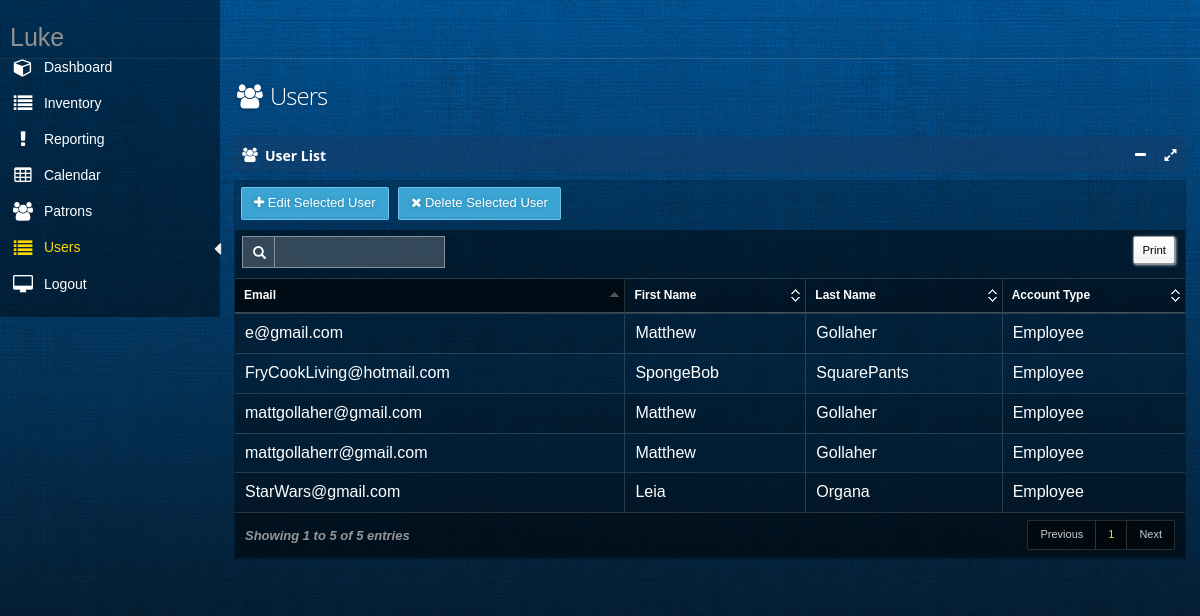
The page /userViewAdmin (signed in) on the database as committed earlier.
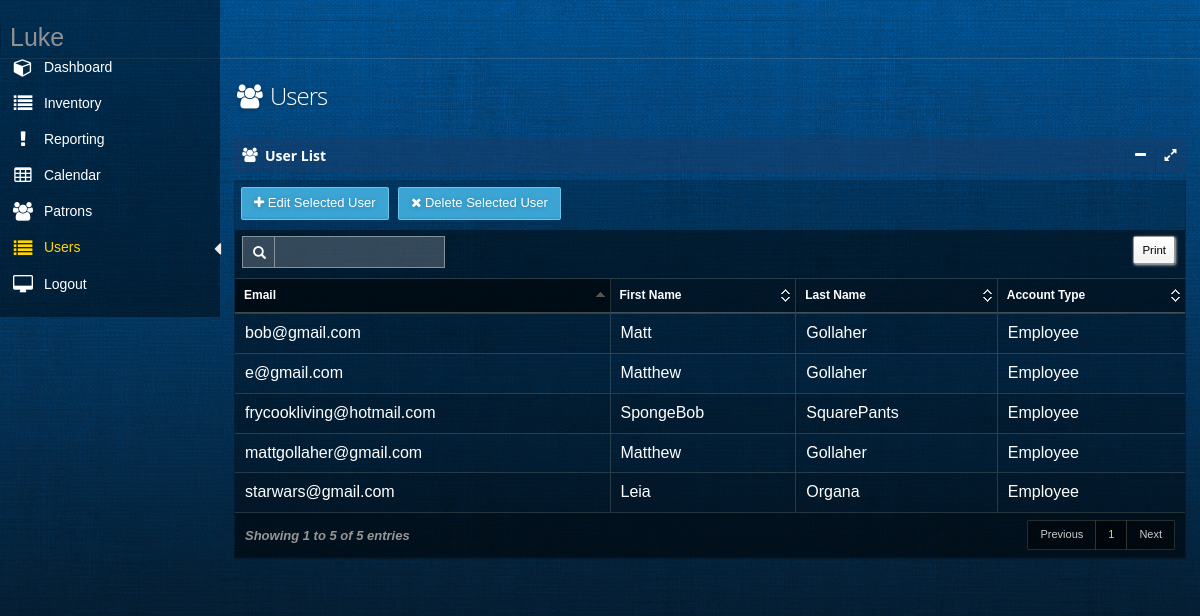
The same page on the database as committed later.
### tables this page shows
CREATE TABLE "User" (
	`Email`	TEXT NOT NULL UNIQUE,
	`Password`	TEXT NOT NULL,
	`AccountType`	TEXT NOT NULL,
	`FirstName`	TEXT NOT NULL,
	`LastName`	TEXT NOT NULL,
	PRIMARY KEY(`Email`)
);

### app.py (the view)
@app.route('/userViewAdmin')
def userViewAdmin():
    logMessage('userViewAdmin')
    return userViewModule.userViewAdmin()

### app.py (called while the page is built)
def logMessage(log):
    currentTime = datetime.now(pytz.timezone('US/Central'))
    with open("debugLog.txt", "a") as logFile:
        print(str(request.environ['REMOTE_ADDR']) + '- {:%Y-%m-%d %H:%M:%S}'.format(datetime.now(pytz.timezone('US/Central'))) + ': ' + str(log) + '\n')
        logFile.write(str(request.environ['REMOTE_ADDR']) + '- {:%Y-%m-%d %H:%M:%S}'.format(datetime.now(pytz.timezone('US/Central'))) + ': ' + str(log) + '\n')

### databaseFunctions.py (called while the page is built)
def getAllEmployeeUserEmails():
    with engine.connect() as connection:
        sqlText = text("SELECT Email FROM User WHERE AccountType = 'Employee' ORDER by LastName, FirstName, Email")
        result = engine.execute(sqlText)
        emails = []
        for row in result:
            emails.append(row[0])
        if not emails:
            return None
        else:
            return emails

def getAllEmployeeUserFirstNames():
    with engine.connect() as connection:
        sqlText = text("SELECT FirstName FROM User WHERE AccountType = 'Employee' ORDER by LastName, FirstName, Email")
        result = engine.execute(sqlText)
        firstNames = []
        for row in result:
            firstNames.append(row[0])
        if not firstNames:
            return None
        else:
            return firstNames

def getAllEmployeeUserLastNames():
    with engine.connect() as connection:
        sqlText = text("SELECT LastName FROM User WHERE AccountType = 'Employee' ORDER by LastName, FirstName, Email")
        result = engine.execute(sqlText)
        lastNames = []
        for row in result:
            lastNames.append(row[0])
        if not lastNames:
            return None
        else:
            return lastNames

def getAllEmployeeUserAccountTypes():
    with engine.connect() as connection:
        sqlText = text("SELECT AccountType FROM User WHERE AccountType = 'Employee' ORDER by LastName, FirstName, Email")
        result = engine.execute(sqlText)
        accountTypes = []
        for row in result:
            accountTypes.append(row[0])
        if not accountTypes:
            return None
        else:
            return accountTypes

### templates/userViewManager.html (shortened to what this page needs)
﻿{% extends "layout.html" %}
{% block body %}
<div id="main" role="main">
    <div id="content">
        <div class="row">
            <div class="col-xs-12 col-sm-7 col-md-7 col-lg-4">
                <h1 class="page-title txt-color-blueDark">
                    <i class="fa-fw fa fa-users"></i>
                    Users
                </h1>
            </div>
        </div>
        <section id="widget-grid" class="">
            <div class="row">
                <article class="col-xs-12 col-sm-12 col-md-12 col-lg-12">
                    <div class="jarviswidget jarviswidget-color-blueDark" id="wid-id-1" data-widget-editbutton="false" data-widget-colorbutton="false" data-widget-deletebutton="false">
                        <header style="padding-top:10px">
                            <span class="widget-icon"> <i class="fa fa-users"></i> </span>
                            <h2 style="line-height:15px"><strong>User List</strong></h2>
                        </header>
                        <div>
                            <div class="widget-body no-padding">
                                <div style="padding-bottom:10px; padding-right: 5px; padding-top: 7px;">
                                    <button class="btn btn-primary" id="editUser" style="margin-left:6px;" data-target="#editModal">
                                        <i class="fa fa-plus"></i> <span class="hidden-mobile">Edit Selected User</span>
                                    </button>
                                    <button class="btn btn-primary" style="margin-left:6px;" id="deleteButton">
                                        <i class="fa fa-times"></i> <span class="hidden-mobile">Delete Selected User</span>
                                    </button>
                                </div>
                                <table id="datatable" class="table table-striped table-bordered table-hover">
                                    <thead>
                                        <tr>
                                            <th>Email</th>
                                            <th>First Name</th>
                                            <th>Last Name</th=>
                                            <th>Account Type</th>
                                        </tr>
                                    </thead>
                                    <tbody>
                                        {% for row in userTable %}
                                        <tr id="tr">
                                            <td>{{ row['email'] }}</td>
                                            <td>{{ row['firstName'] }}</td>
                                            <td>{{ row['lastName'] }}</td>
                                            <td>{{ row['accountType'] }}</td>
                                        </tr>
                                        {% endfor %}
                                    </tbody>
                                </table>
                            </div>
                        </div>
                    </div>
                </article>
            </div>
        </section>
    </div>
</div>
    {% endblock %}

### templates/layout.html (shortened to what this page needs)
﻿<!DOCTYPE html>
<link rel="stylesheet" type="text/css" href="static/css/bootstrap.min.css">
<link rel="stylesheet" type="text/css" href="static/css/font-awesome.min.css">
<link rel="stylesheet" type="text/css" href="static/css/smartadmin-production-plugins.min.css">
<link rel="stylesheet" type="text/css" href="static/css/smartadmin-production.min.css">
<link rel="stylesheet" type="text/css" href="static/css/smartadmin-skins.min.css">
<link rel="stylesheet" type="text/css" href="static/css/smartadmin-rtl.min.css">
<link rel="stylesheet" type="text/css" href="static/css/styles.css">
<link rel="stylesheet" type="text/css" href="static/css/signature-pad.css">
<link rel="stylesheet" type="text/css" href="static/css/jquery-confirm.css">
<html lang="en-us">
<head>
</head>
<body class="smart-style-5">
    {% if session['isLoggedIn'] %}
    <div class="login-info" style="font-size:25px">
        <span>
            <span>
                {{ session['currentUserFirstName'] }} <br />
            </span>
        </span>
    </div>
    {% if session['currentUserAccountType'] != 'Employee' %}
    <aside id="left-panel" style="height:317px; min-height:0px;">
        {% endif %}
            <nav>
                <ul id="navbarList">
                    <li>
                        <a href="index"><i class="fa fa-lg fa-fw fa-cube"></i> <span class="menu-item-parent">Dashboard</span></a>
                    </li>
                    <li>
                        <a href="inventory"><i class="fa fa-lg fa-fw fa-list"></i> <span class="menu-item-parent">Inventory</span></a>
                    </li>
                    <li>
                        <a href="reporting"><i class="fa fa-lg fa-fw fa-exclamation"></i> <span class="menu-item-parent">Reporting</span></a>
                    </li>
                    <li>
                        <a href="calendar"><i class="fa fa-lg fa-fw fa-table"></i> <span class="menu-item-parent">Calendar</span></a>
                    </li>
                    <li>
                        <a href="patrons"><i class="fa fa-lg fa-fw fa-users"></i> <span class="menu-item-parent">Patrons</span></a>
                    </li>
                    {% if session['currentUserAccountType'] != 'Employee' %}
                    <li>
                        <a href="users"><i class="fa fa-lg fa-fw fa-list"></i> <span class="menu-item-parent">Users</span></a>
                    </li>
                    {% endif %}
                    <li>
                        <a href="#" id="logoutItem"><i class="fa fa-lg fa-fw fa-desktop"></i> <span class="menu-item-parent">Logout</span></a>
                    </li>
                </ul>
            </nav>
        </aside>
        {% endif %}
        {% block body %}{% endblock %}
</body>
</html>

### static/css/styles.css (style rules this page uses)
body { width:100%; height:100% }

### static/css/signature-pad.css (style rules this page uses)
body { font-family: Helvetica, Sans-Serif; -moz-user-select: none; -webkit-user-select: none; -ms-user-select: none; }

Rows that differ between the two databases and show on the page:
removed User: email "mattgollaherr@gmail.com", firstName "Matthew", lastName "Gollaher", accountType "Employee"
removed User: email "StarWars@gmail.com", firstName "Leia", lastName "Organa", accountType "Employee"
removed User: email "FryCookLiving@hotmail.com", firstName "SpongeBob", lastName "SquarePants", accountType "Employee"
added User: email "bob@gmail.com", firstName "Matt", lastName "Gollaher", accountType "Employee"
added User: email "starwars@gmail.com", firstName "Leia", lastName "Organa", accountType "Employee"
added User: email "frycookliving@hotmail.com", firstName "SpongeBob", lastName "SquarePants", accountType "Employee"
